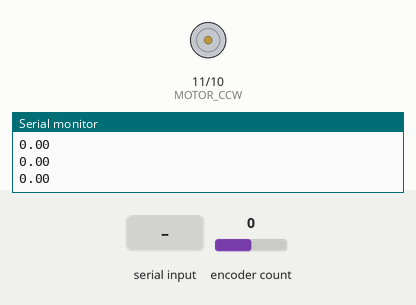
Recording of a sketch running on a simulated Arduino Uno, built with avr-gcc and run on an emulated ATmega328P. Shown: motor-driver pin pairs drawn as motors (green arrow = first pin HIGH = forward, orange = second pin HIGH = backward, longer = more drive, scaled by the enable pin), the last lines printed to the serial monitor. The inputs (shaded band) are chosen by the test bench; at power-on: encoder count 0.

Above: at 1.2 s.
1.3 s: encoder count set to 1
At 2.3 s:
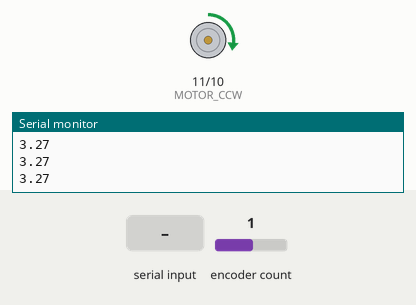
2.8 s: "5\n" received over Serial
At 3.8 s:
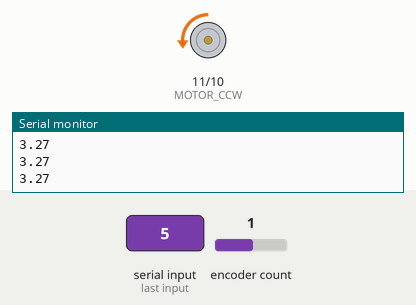
4.5 s: encoder count set to 5
At 5.0 s:
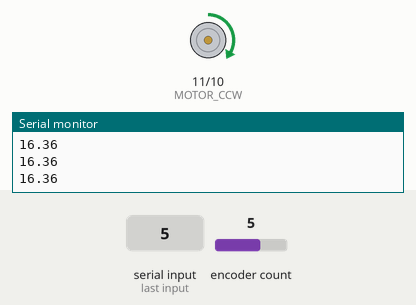
6.0 s: "90,45\n" received over Serial
At 7.3 s:
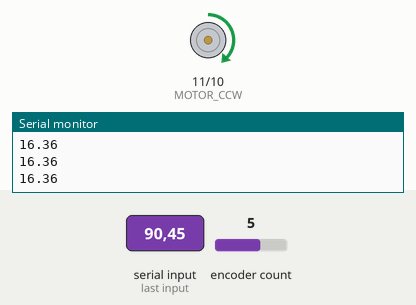
7.6 s: encoder count set to 9
At 8.9 s:
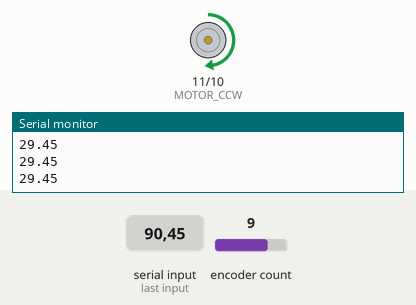
Timing chart, 0 to 10.1 s (numbered marks = the images above; inputs shaded):
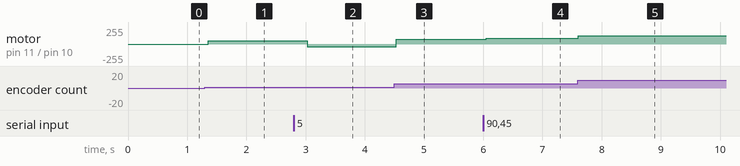

Measured:
- after the input at 1.3 s, motor on pin 11 (MOTOR_CCW) / pin 10 (MOTOR_CW): stopped → forward 49/255 after 0.06 s
- after the input at 2.8 s, motor on pin 11 (MOTOR_CCW) / pin 10 (MOTOR_CW): forward 49/255 → backward 44/255 after 0.23 s
- after the input at 4.5 s, motor on pin 11 (MOTOR_CCW) / pin 10 (MOTOR_CW): backward 44/255 → forward 73/255 at once
- after the input at 6.0 s, motor on pin 11 (MOTOR_CCW) / pin 10 (MOTOR_CW): forward 73/255 → forward 88/255 after 0.05 s
- after the input at 7.6 s, motor on pin 11 (MOTOR_CCW) / pin 10 (MOTOR_CW): forward 88/255 → forward 127/255 at once

The sketch:

Arduino_PID_Group4.ino
```cpp
#include <Encoder.h>
#include <PIDController.h>

#define ENCODER_A 2 // Input
#define ENCODER_B 3 // Output
#define MOTOR_CCW 11 // Against clockwise
#define MOTOR_CW 10 // Clockwise
#define enA 9

float kP = 30;
float kD = 50;
float kI = 2;


int motor_pwm_value;
float tick_to_deg1;
int encoder_count = 0; // Stores the current encoder count
float setpoint = 0;

Encoder encoder(ENCODER_B, ENCODER_A);
PIDController PID;

void rotateClockwise() {
  digitalWrite(MOTOR_CW, HIGH);
  digitalWrite(MOTOR_CCW, LOW);
}

void rotateCounterClockwise() {
  digitalWrite(MOTOR_CW, LOW);
  digitalWrite(MOTOR_CCW, HIGH);
}

float convertTicksToDegrees(long tick) { // Convert ticks from the encoder to degrees
  return tick * 360.0 / 440.0;
}

void getUserInput() {
  float input = Serial.parseFloat();
  Serial.read(); // Get the ENTER char from the serial

  if (abs(input) > 15 || abs(input) <-15 ) {
    Serial.println("Invalid setpoint value. Resetting to zero.");
    setpoint = 0;
  } else {
    setpoint = input;
  }
}

void setup() {
  Serial.begin(9600);
  pinMode(enA, OUTPUT);
  pinMode(MOTOR_CW, OUTPUT);
  pinMode(MOTOR_CCW, OUTPUT);

  // Set initial rotation direction. Assuming the motor is initialized to spin clockwise
  rotateClockwise();

  PID.begin();
  PID.limit(-180, 180); // PID output can be limited between -255 to 255
  PID.tune(kP, kI, kD); // Set PID parameters
}

void loop() {
  if (Serial.available() > 0) {
    getUserInput();
  }

  PID.setpoint(setpoint); // The desired angle
  encoder_count = encoder.read();
  tick_to_deg1 = convertTicksToDegrees(encoder_count); // Degrees from the encoder
 while (abs(tick_to_deg1)>360){
    if (tick_to_deg1<0)
        tick_to_deg1=tick_to_deg1+360;
    else
        tick_to_deg1=tick_to_deg1-360;
  }

  motor_pwm_value = PID.compute(tick_to_deg1); // Calculate the PWM value for the motor using the degrees from the encoder read

  if (tick_to_deg1 < setpoint) {
    rotateClockwise();
  } else {
    rotateCounterClockwise();
  }

  analogWrite(enA, abs(motor_pwm_value));
  delay(1);
  Serial.println(tick_to_deg1); // Print the angle value from the encoder
}
```
